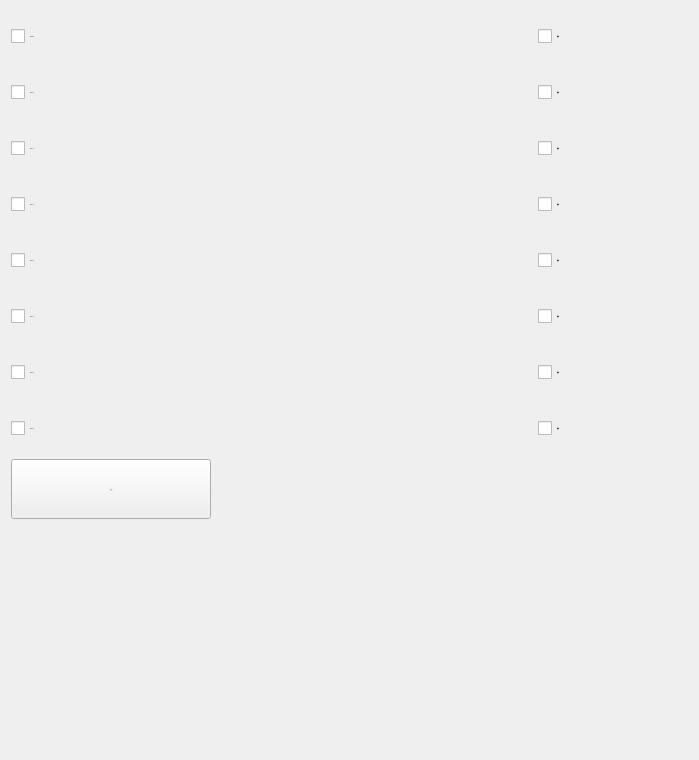
        <widget class="QWidget" name="pageTwo">
         <layout class="QGridLayout" name="gridLayout_3">
          <item row="0" column="0" colspan="2">
           <layout class="QHBoxLayout" name="horizontalLayout_15">
            <item>
             <widget class="xCheckBox" name="checkBoxJig09">
              <property name="sizePolicy">
               <sizepolicy hsizetype="Expanding" vsizetype="Minimum">
                <horstretch>0</horstretch>
                <verstretch>0</verstretch>
               </sizepolicy>
              </property>
              <property name="minimumSize">
               <size>
                <width>150</width>
                <height>50</height>
               </size>
              </property>
              <property name="maximumSize">
               <size>
                <width>16777215</width>
                <height>50</height>
               </size>
              </property>
              <property name="font">
               <font>
                <family>微软雅黑</family>
                <pointsize>-1</pointsize>
                <weight>50</weight>
                <italic>false</italic>
                <bold>false</bold>
               </font>
              </property>
              <property name="focusPolicy">
               <enum>Qt::NoFocus</enum>
              </property>
              <property name="text">
               <string>EM1-Y09</string>
              </property>
              <property name="iconSize">
               <size>
                <width>32</width>
                <height>32</height>
               </size>
              </property>
             </widget>
            </item>
            <item>
             <widget class="xCheckBox" name="checkBoxcheck09">
              <property name="sizePolicy">
               <sizepolicy hsizetype="Preferred" vsizetype="Minimum">
                <horstretch>0</horstretch>
                <verstretch>0</verstretch>
               </sizepolicy>
              </property>
              <property name="minimumSize">
               <size>
                <width>150</width>
                <height>50</height>
               </size>
              </property>
              <property name="maximumSize">
               <size>
                <width>16777215</width>
                <height>50</height>
               </size>
              </property>
              <property name="font">
               <font>
                <family>微软雅黑</family>
                <pointsize>-1</pointsize>
                <weight>50</weight>
                <italic>false</italic>
                <bold>false</bold>
               </font>
              </property>
              <property name="focusPolicy">
               <enum>Qt::NoFocus</enum>
              </property>
              <property name="text">
               <string>检测</string>
              </property>
              <property name="iconSize">
               <size>
                <width>32</width>
                <height>32</height>
               </size>
              </property>
             </widget>
            </item>
           </layout>
          </item>
          <item row="1" column="0" colspan="2">
           <layout class="QHBoxLayout" name="horizontalLayout_11">
            <item>
             <widget class="xCheckBox" name="checkBoxJig10">
              <property name="sizePolicy">
               <sizepolicy hsizetype="Expanding" vsizetype="Minimum">
                <horstretch>0</horstretch>
                <verstretch>0</verstretch>
               </sizepolicy>
              </property>
              <property name="minimumSize">
               <size>
                <width>150</width>
                <height>50</height>
               </size>
              </property>
              <property name="maximumSize">
               <size>
                <width>16777215</width>
                <height>50</height>
               </size>
              </property>
              <property name="font">
               <font>
                <family>微软雅黑</family>
                <pointsize>-1</pointsize>
                <weight>50</weight>
                <italic>false</italic>
                <bold>false</bold>
               </font>
              </property>
              <property name="focusPolicy">
               <enum>Qt::NoFocus</enum>
              </property>
              <property name="text">
               <string>EM1-Y10</string>
              </property>
              <property name="iconSize">
               <size>
                <width>32</width>
                <height>32</height>
               </size>
              </property>
             </widget>
            </item>
            <item>
             <widget class="xCheckBox" name="checkBoxcheck10">
              <property name="sizePolicy">
               <sizepolicy hsizetype="Preferred" vsizetype="Minimum">
                <horstretch>0</horstretch>
                <verstretch>0</verstretch>
               </sizepolicy>
              </property>
              <property name="minimumSize">
               <size>
                <width>150</width>
                <height>50</height>
               </size>
              </property>
              <property name="maximumSize">
               <size>
                <width>16777215</width>
                <height>50</height>
               </size>
              </property>
              <property name="font">
               <font>
                <family>微软雅黑</family>
                <pointsize>-1</pointsize>
                <weight>50</weight>
                <italic>false</italic>
                <bold>false</bold>
               </font>
              </property>
              <property name="focusPolicy">
               <enum>Qt::NoFocus</enum>
              </property>
              <property name="text">
               <string>检测</string>
              </property>
              <property name="iconSize">
               <size>
                <width>32</width>
                <height>32</height>
               </size>
              </property>
             </widget>
            </item>
           </layout>
          </item>
          <item row="2" column="0" colspan="2">
           <layout class="QHBoxLayout" name="horizontalLayout_16">
            <item>
             <widget class="xCheckBox" name="checkBoxJig11">
              <property name="sizePolicy">
               <sizepolicy hsizetype="Expanding" vsizetype="Minimum">
                <horstretch>0</horstretch>
                <verstretch>0</verstretch>
               </sizepolicy>
              </property>
              <property name="minimumSize">
               <size>
                <width>150</width>
                <height>50</height>
               </size>
              </property>
              <property name="maximumSize">
               <size>
                <width>16777215</width>
                <height>50</height>
               </size>
              </property>
              <property name="font">
               <font>
                <family>微软雅黑</family>
                <pointsize>-1</pointsize>
                <weight>50</weight>
                <italic>false</italic>
                <bold>false</bold>
               </font>
              </property>
              <property name="focusPolicy">
               <enum>Qt::NoFocus</enum>
              </property>
              <property name="text">
               <string>EM1-Y11</string>
              </property>
              <property name="iconSize">
               <size>
                <width>32</width>
                <height>32</height>
               </size>
              </property>
             </widget>
            </item>
            <item>
             <widget class="xCheckBox" name="checkBoxcheck11">
              <property name="sizePolicy">
               <sizepolicy hsizetype="Preferred" vsizetype="Minimum">
                <horstretch>0</horstretch>
                <verstretch>0</verstretch>
               </sizepolicy>
              </property>
              <property name="minimumSize">
               <size>
                <width>150</width>
                <height>50</height>
               </size>
              </property>
              <property name="maximumSize">
               <size>
                <width>16777215</width>
                <height>50</height>
               </size>
              </property>
              <property name="font">
               <font>
                <family>微软雅黑</family>
                <pointsize>-1</pointsize>
                <weight>50</weight>
                <italic>false</italic>
                <bold>false</bold>
               </font>
              </property>
              <property name="focusPolicy">
               <enum>Qt::NoFocus</enum>
              </property>
              <property name="text">
               <string>检测</string>
              </property>
              <property name="iconSize">
               <size>
                <width>32</width>
                <height>32</height>
               </size>
              </property>
             </widget>
            </item>
           </layout>
          </item>
          <item row="3" column="0" colspan="2">
           <layout class="QHBoxLayout" name="horizontalLayout_12">
            <item>
             <widget class="xCheckBox" name="checkBoxJig12">
              <property name="sizePolicy">
               <sizepolicy hsizetype="Expanding" vsizetype="Minimum">
                <horstretch>0</horstretch>
                <verstretch>0</verstretch>
               </sizepolicy>
              </property>
              <property name="minimumSize">
               <size>
                <width>150</width>
                <height>50</height>
               </size>
              </property>
              <property name="maximumSize">
               <size>
                <width>16777215</width>
                <height>50</height>
               </size>
              </property>
              <property name="font">
               <font>
                <family>微软雅黑</family>
                <pointsize>-1</pointsize>
                <weight>50</weight>
                <italic>false</italic>
                <bold>false</bold>
               </font>
              </property>
              <property name="focusPolicy">
               <enum>Qt::NoFocus</enum>
              </property>
              <property name="text">
               <string>EM1-Y12</string>
              </property>
              <property name="iconSize">
               <size>
                <width>32</width>
                <height>32</height>
               </size>
              </property>
             </widget>
            </item>
            <item>
             <widget class="xCheckBox" name="checkBoxcheck12">
              <property name="sizePolicy">
               <sizepolicy hsizetype="Preferred" vsizetype="Minimum">
                <horstretch>0</horstretch>
                <verstretch>0</verstretch>
               </sizepolicy>
              </property>
              <property name="minimumSize">
               <size>
                <width>150</width>
                <height>50</height>
               </size>
              </property>
              <property name="maximumSize">
               <size>
                <width>16777215</width>
                <height>50</height>
               </size>
              </property>
              <property name="font">
               <font>
                <family>微软雅黑</family>
                <pointsize>-1</pointsize>
                <weight>50</weight>
                <italic>false</italic>
                <bold>false</bold>
               </font>
              </property>
              <property name="focusPolicy">
               <enum>Qt::NoFocus</enum>
              </property>
              <property name="text">
               <string>检测</string>
              </property>
              <property name="iconSize">
               <size>
                <width>32</width>
                <height>32</height>
               </size>
              </property>
             </widget>
            </item>
           </layout>
          </item>
          <item row="4" column="0" colspan="2">
           <layout class="QHBoxLayout" name="horizontalLayout_13">
            <item>
             <widget class="xCheckBox" name="checkBoxJig13">
              <property name="sizePolicy">
               <sizepolicy hsizetype="Expanding" vsizetype="Minimum">
                <horstretch>0</horstretch>
                <verstretch>0</verstretch>
               </sizepolicy>
              </property>
              <property name="minimumSize">
               <size>
                <width>150</width>
                <height>50</height>
               </size>
              </property>
              <property name="maximumSize">
               <size>
                <width>16777215</width>
                <height>50</height>
               </size>
              </property>
              <property name="font">
               <font>
                <family>微软雅黑</family>
                <pointsize>-1</pointsize>
                <weight>50</weight>
                <italic>false</italic>
                <bold>false</bold>
               </font>
              </property>
              <property name="focusPolicy">
               <enum>Qt::NoFocus</enum>
              </property>
              <property name="text">
               <string>EM1-Y13</string>
              </property>
              <property name="iconSize">
               <size>
                <width>32</width>
                <height>32</height>
               </size>
              </property>
             </widget>
            </item>
            <item>
             <widget class="xCheckBox" name="checkBoxcheck13">
              <property name="sizePolicy">
               <sizepolicy hsizetype="Preferred" vsizetype="Minimum">
                <horstretch>0</horstretch>
                <verstretch>0</verstretch>
               </sizepolicy>
              </property>
              <property name="minimumSize">
               <size>
                <width>150</width>
                <height>50</height>
               </size>
              </property>
              <property name="maximumSize">
               <size>
                <width>16777215</width>
                <height>50</height>
               </size>
              </property>
              <property name="font">
               <font>
                <family>微软雅黑</family>
                <pointsize>-1</pointsize>
                <weight>50</weight>
                <italic>false</italic>
                <bold>false</bold>
               </font>
              </property>
              <property name="focusPolicy">
               <enum>Qt::NoFocus</enum>
              </property>
              <property name="text">
               <string>检测</string>
              </property>
              <property name="iconSize">
               <size>
                <width>32</width>
                <height>32</height>
               </size>
              </property>
             </widget>
            </item>
           </layout>
          </item>
          <item row="5" column="0" colspan="2">
           <layout class="QHBoxLayout" name="horizontalLayout_14">
            <item>
             <widget class="xCheckBox" name="checkBoxJig14">
              <property name="sizePolicy">
               <sizepolicy hsizetype="Expanding" vsizetype="Minimum">
                <horstretch>0</horstretch>
                <verstretch>0</verstretch>
               </sizepolicy>
              </property>
              <property name="minimumSize">
               <size>
                <width>150</width>
                <height>50</height>
               </size>
              </property>
              <property name="maximumSize">
               <size>
                <width>16777215</width>
                <height>50</height>
               </size>
              </property>
              <property name="font">
               <font>
                <family>微软雅黑</family>
                <pointsize>-1</pointsize>
                <weight>50</weight>
                <italic>false</italic>
                <bold>false</bold>
               </font>
              </property>
              <property name="focusPolicy">
               <enum>Qt::NoFocus</enum>
              </property>
              <property name="text">
               <string>EM1-Y14</string>
              </property>
              <property name="iconSize">
               <size>
                <width>32</width>
                <height>32</height>
               </size>
              </property>
             </widget>
            </item>
            <item>
             <widget class="xCheckBox" name="checkBoxcheck14">
              <property name="sizePolicy">
               <sizepolicy hsizetype="Preferred" vsizetype="Minimum">
                <horstretch>0</horstretch>
                <verstretch>0</verstretch>
               </sizepolicy>
              </property>
              <property name="minimumSize">
               <size>
                <width>150</width>
                <height>50</height>
               </size>
              </property>
              <property name="maximumSize">
               <size>
                <width>16777215</width>
                <height>50</height>
               </size>
              </property>
              <property name="font">
               <font>
                <family>微软雅黑</family>
                <pointsize>-1</pointsize>
                <weight>50</weight>
                <italic>false</italic>
                <bold>false</bold>
               </font>
              </property>
              <property name="focusPolicy">
               <enum>Qt::NoFocus</enum>
              </property>
              <property name="text">
               <string>检测</string>
              </property>
              <property name="iconSize">
               <size>
                <width>32</width>
                <height>32</height>
               </size>
              </property>
             </widget>
            </item>
           </layout>
          </item>
          <item row="6" column="0" colspan="2">
           <layout class="QHBoxLayout" name="horizontalLayout_17">
            <item>
             <widget class="xCheckBox" name="checkBoxJig15">
              <property name="sizePolicy">
               <sizepolicy hsizetype="Expanding" vsizetype="Minimum">
                <horstretch>0</horstretch>
                <verstretch>0</verstretch>
               </sizepolicy>
              </property>
              <property name="minimumSize">
               <size>
                <width>150</width>
                <height>50</height>
               </size>
              </property>
              <property name="maximumSize">
               <size>
                <width>16777215</width>
                <height>50</height>
               </size>
              </property>
              <property name="font">
               <font>
                <family>微软雅黑</family>
                <pointsize>-1</pointsize>
                <weight>50</weight>
                <italic>false</italic>
                <bold>false</bold>
               </font>
              </property>
              <property name="focusPolicy">
               <enum>Qt::NoFocus</enum>
              </property>
              <property name="text">
               <string>EM1-Y15</string>
              </property>
              <property name="iconSize">
               <size>
                <width>32</width>
                <height>32</height>
               </size>
              </property>
             </widget>
            </item>
            <item>
             <widget class="xCheckBox" name="checkBoxcheck15">
              <property name="sizePolicy">
               <sizepolicy hsizetype="Preferred" vsizetype="Minimum">
                <horstretch>0</horstretch>
                <verstretch>0</verstretch>
               </sizepolicy>
              </property>
              <property name="minimumSize">
               <size>
                <width>150</width>
                <height>50</height>
               </size>
              </property>
              <property name="maximumSize">
               <size>
                <width>16777215</width>
                <height>50</height>
               </size>
              </property>
              <property name="font">
               <font>
                <family>微软雅黑</family>
                <pointsize>-1</pointsize>
                <weight>50</weight>
                <italic>false</italic>
                <bold>false</bold>
               </font>
              </property>
              <property name="focusPolicy">
               <enum>Qt::NoFocus</enum>
              </property>
              <property name="text">
               <string>检测</string>
              </property>
              <property name="iconSize">
               <size>
                <width>32</width>
                <height>32</height>
               </size>
              </property>
             </widget>
            </item>
           </layout>
          </item>
          <item row="7" column="0" colspan="2">
           <layout class="QHBoxLayout" name="horizontalLayout_18">
            <item>
             <widget class="xCheckBox" name="checkBoxJig16">
              <property name="sizePolicy">
               <sizepolicy hsizetype="Expanding" vsizetype="Minimum">
                <horstretch>0</horstretch>
                <verstretch>0</verstretch>
               </sizepolicy>
              </property>
              <property name="minimumSize">
               <size>
                <width>150</width>
                <height>50</height>
               </size>
              </property>
              <property name="maximumSize">
               <size>
                <width>16777215</width>
                <height>50</height>
               </size>
              </property>
              <property name="font">
               <font>
                <family>微软雅黑</family>
                <pointsize>-1</pointsize>
                <weight>50</weight>
                <italic>false</italic>
                <bold>false</bold>
               </font>
              </property>
              <property name="focusPolicy">
               <enum>Qt::NoFocus</enum>
              </property>
              <property name="text">
               <string>EM1-Y16</string>
              </property>
              <property name="iconSize">
               <size>
                <width>32</width>
                <height>32</height>
               </size>
              </property>
             </widget>
            </item>
            <item>
             <widget class="xCheckBox" name="checkBoxcheck16">
              <property name="sizePolicy">
               <sizepolicy hsizetype="Preferred" vsizetype="Minimum">
                <horstretch>0</horstretch>
                <verstretch>0</verstretch>
               </sizepolicy>
              </property>
              <property name="minimumSize">
               <size>
                <width>150</width>
                <height>50</height>
               </size>
              </property>
              <property name="maximumSize">
               <size>
                <width>16777215</width>
                <height>50</height>
               </size>
              </property>
              <property name="font">
               <font>
                <family>微软雅黑</family>
                <pointsize>-1</pointsize>
                <weight>50</weight>
                <italic>false</italic>
                <bold>false</bold>
               </font>
              </property>
              <property name="focusPolicy">
               <enum>Qt::NoFocus</enum>
              </property>
              <property name="text">
               <string>检测</string>
              </property>
              <property name="iconSize">
               <size>
                <width>32</width>
                <height>32</height>
               </size>
              </property>
             </widget>
            </item>
           </layout>
          </item>
          <item row="8" column="0">
           <widget class="xPushButton" name="BtnPrev">
            <property name="minimumSize">
             <size>
              <width>200</width>
              <height>60</height>
             </size>
            </property>
            <property name="maximumSize">
             <size>
              <width>200</width>
              <height>60</height>
             </size>
            </property>
            <property name="font">
             <font>
              <family>微软雅黑</family>
              <pointsize>-1</pointsize>
              <weight>50</weight>
              <italic>false</italic>
              <bold>false</bold>
             </font>
            </property>
            <property name="focusPolicy">
             <enum>Qt::NoFocus</enum>
            </property>
            <property name="layoutDirection">
             <enum>Qt::RightToLeft</enum>
            </property>
            <property name="text">
             <string extracomment="扩展输出开关">上一页</string>
            </property>
           </widget>
          </item>
          <item row="8" column="1">
           <spacer name="horizontalSpacer_2">
            <property name="orientation">
             <enum>Qt::Horizontal</enum>
            </property>
            <property name="sizeHint" stdset="0">
             <size>
              <width>471</width>
              <height>20</height>
             </size>
            </property>
           </spacer>
          </item>
          <item row="9" column="0" colspan="2">
           <spacer name="verticalSpacer_2">
            <property name="orientation">
             <enum>Qt::Vertical</enum>
            </property>
            <property name="sizeHint" stdset="0">
             <size>
              <width>508</width>
              <height>230</height>
             </size>
            </property>
           </spacer>
          </item>
         </layout>
        </widget>
